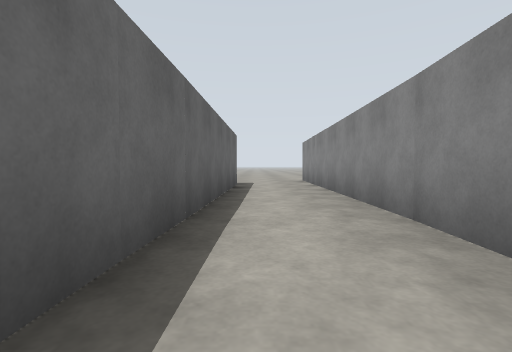
view 1 (above)

20 first-person views from a walk through a robot-simulator world made for Gazebo. The camera is 0.94 m above the floor, tilts 2° down and sees 85° across. The floor is counted in squares, 2 m on a side. Each view is taken from the middle of a square. On the plan, view 1 faces up. The plan holds only what a view shows up to about 9 squares ahead; the rest is blank.

view 2
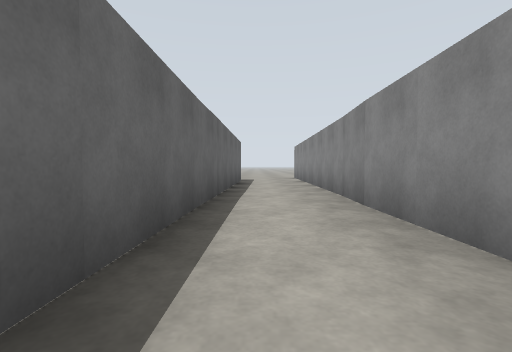

view 3
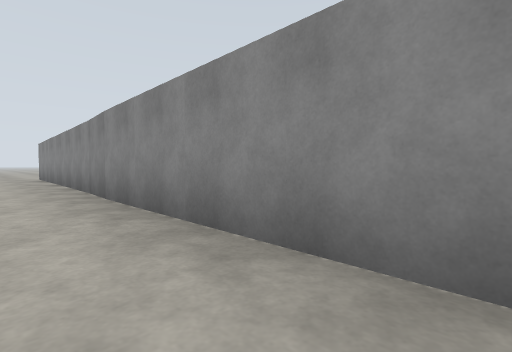

view 4
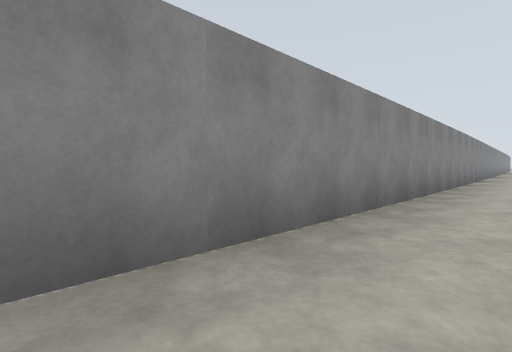

view 5
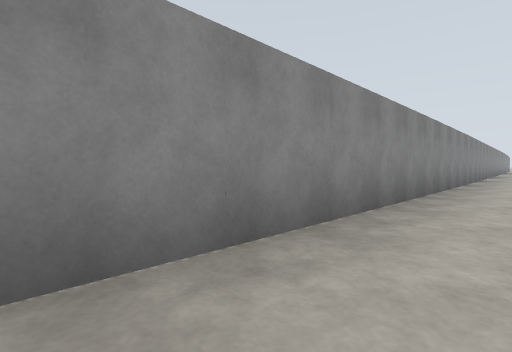

view 6
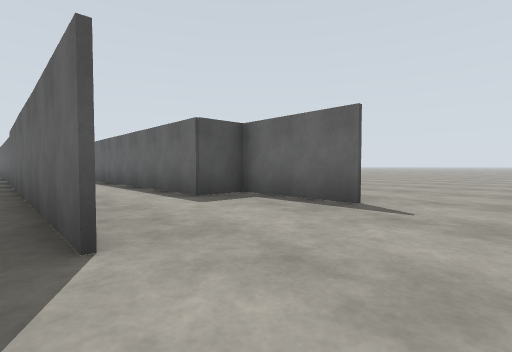

view 7
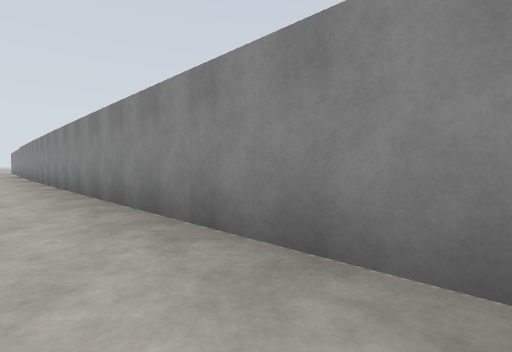

view 8
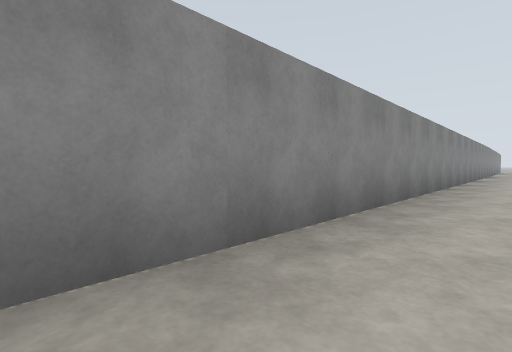

view 9
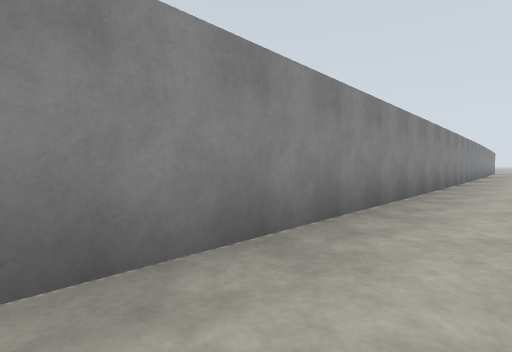

view 10
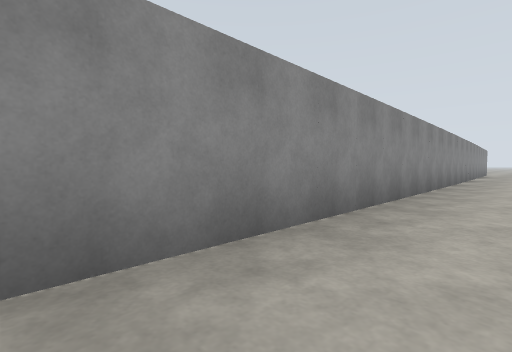

view 11
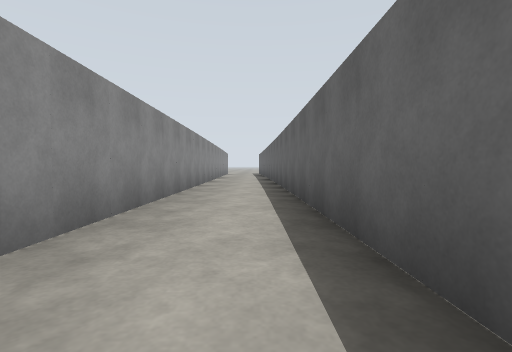

view 12
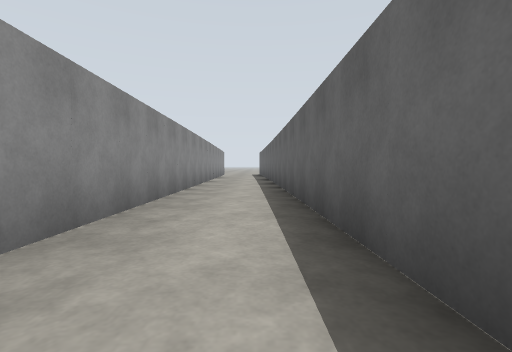

view 13
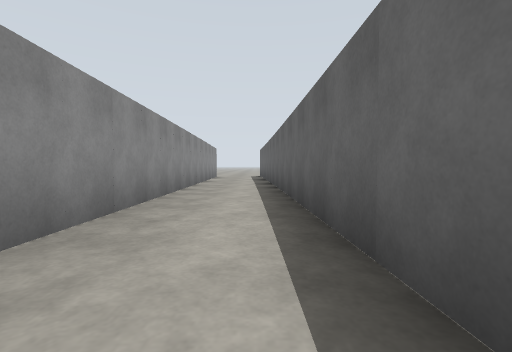

view 14
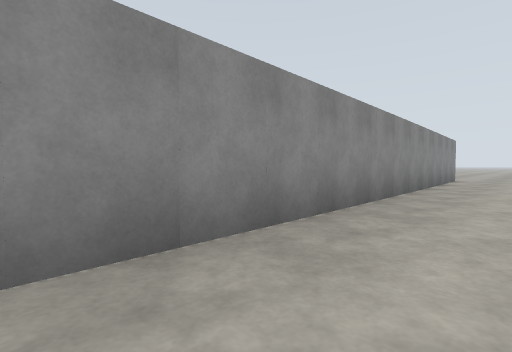

view 15
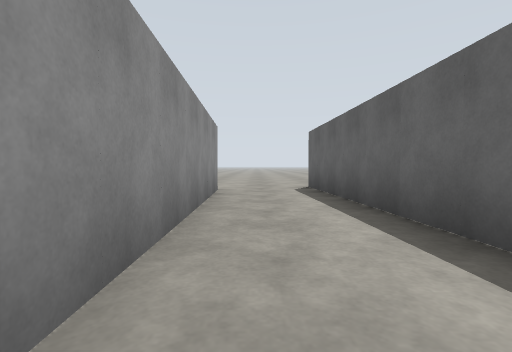

view 16
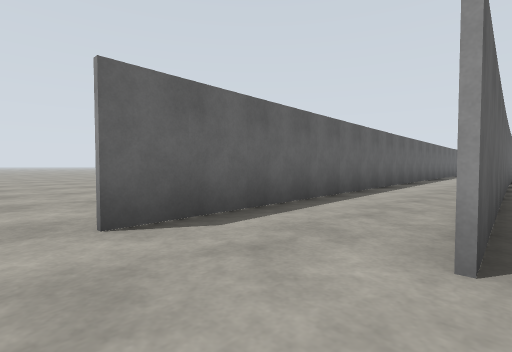

view 17
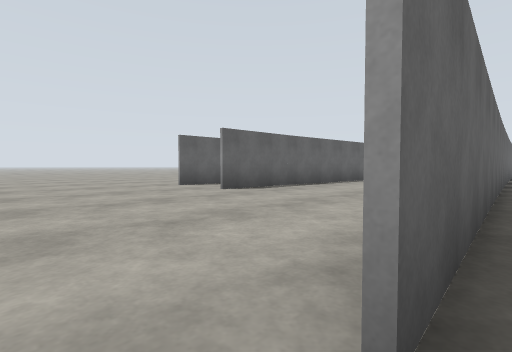

view 18
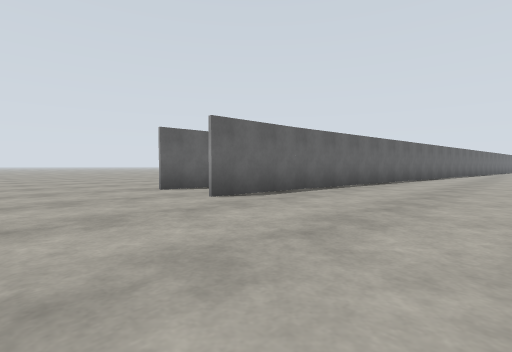

view 19
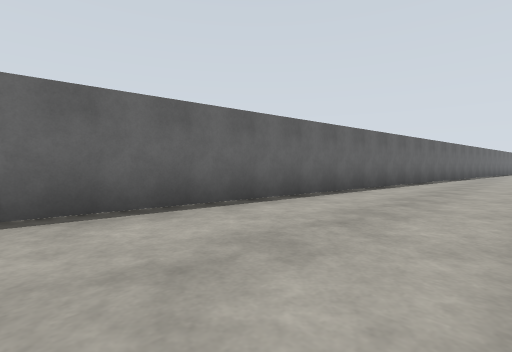

view 20
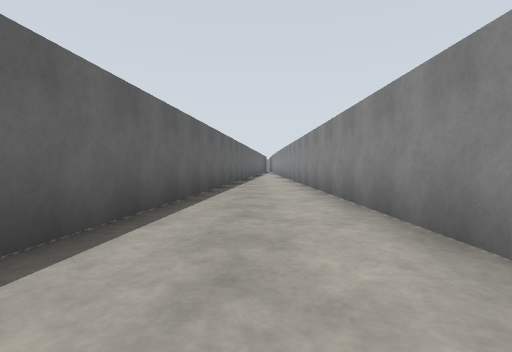

### Floor plan
Points are (right, up) in squares from view 1. A wall is a line through its corners. A room is listed if a view was taken in it or the views show most of it. See-through windows are left out.
Room 1 (views 1, 2, 3, 4, 5, 7, 8, 9, 10, 11, 12, 13, 14)
walls: (1.2, 0.1) (1.7, 7.6); (1.5, 7.1) (1.5, 8.2); (-0.6, 7.2) (-0.7, -1.3); (1.7, 7.7) (1.8, 8.7); (-1.3, 9.5) (-1.2, 7.2); (-0.7, -20.7) (-0.6, -27.6); (1.3, -27.4) (1.1, 0.2)
ways out: opening at (2, 10.5) to room 2; opening at (0, -27) to room 3; opening at (-1, 10.5)
Room 2 (views 6, 16)
walls: (1.4, -28.4) (1.8, -37.6); (1.6, 9.4) (1.3, -1.1)
ways out: opening at (2, 10.5) to room 1; opening at (2, -38.5) to room 3
Room 3 (views 15, 17)
walls: (1.4, -33.9) (1.3, -27.4); (1.7, -37.6) (1.6, -33.7); (-0.6, -27.6) (-0.4, -38.5)
ways out: opening at (0, -27) to room 1; opening at (2, -38.5) to room 2; opening at (0, -39) to room 4
Room 4 (views 18, 19, 20)
walls: (-6.2, -34.1) (-6.3, -35.5); (-0.7, -22.7) (-0.8, -15.2); (-2.5, -15) (-4.6, -35.5)
ways out: opening at (0, -39) to room 3; opening at (-7.5, -36)

Positions as (right, up) in squares from view 1, and headings:
1: (0, 0), facing up
2: (0, -2), facing up
3: (0, -3), facing up-right
4: (0, 0), facing down-right
5: (0, -1), facing down-right
6: (2, 11), facing down-left
7: (0, -14), facing up-right
8: (0, -11), facing down-right
9: (0, -15), facing down-right
10: (0, -19), facing down-right
11: (0, -20), facing down
12: (0, -22), facing down
13: (0, -25), facing down
14: (0, -27), facing down-right
15: (1, -32), facing down
16: (2, -39), facing up-left
17: (0, -39), facing up-left
18: (-1, -38), facing up-left
19: (-1, -31), facing up-left
20: (-2, -24), facing up
